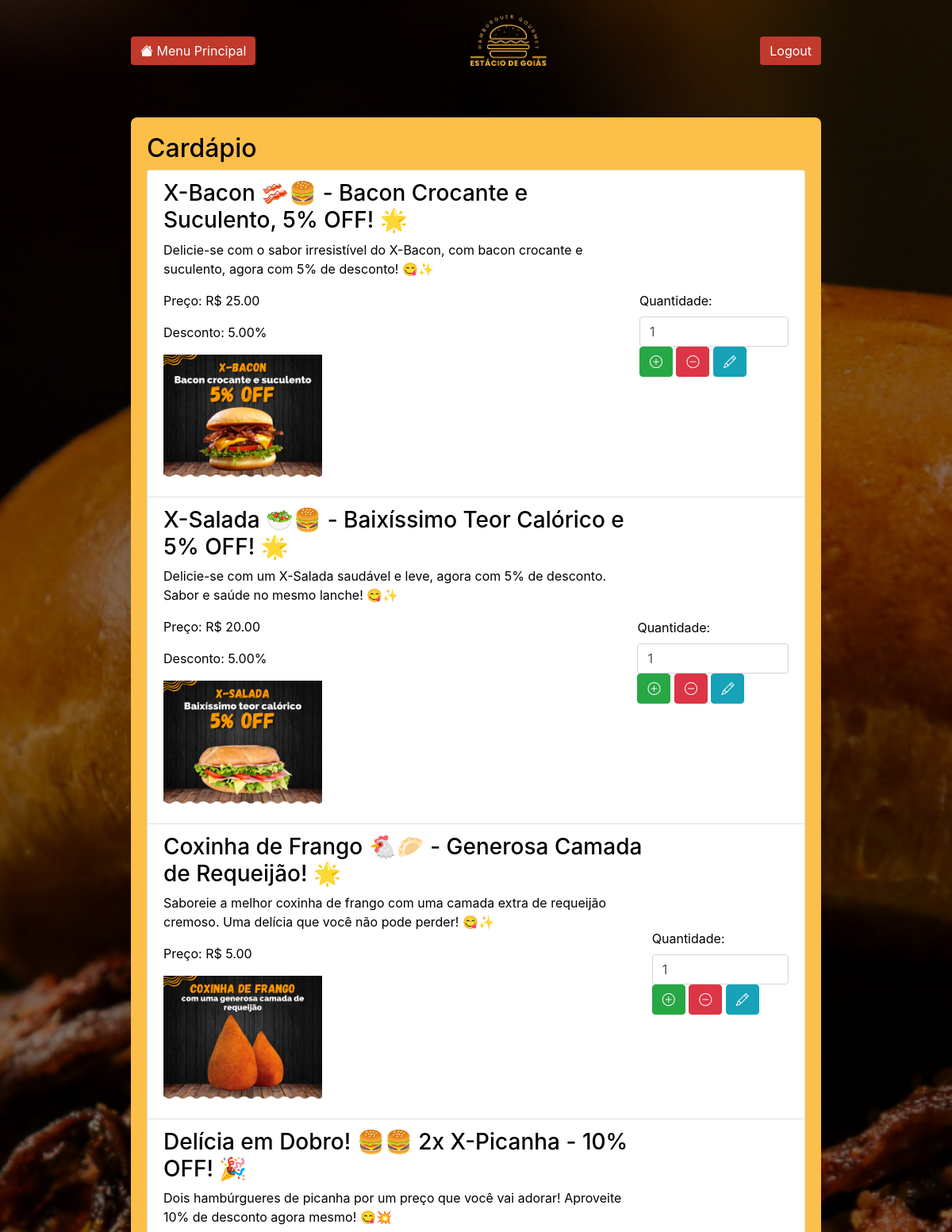
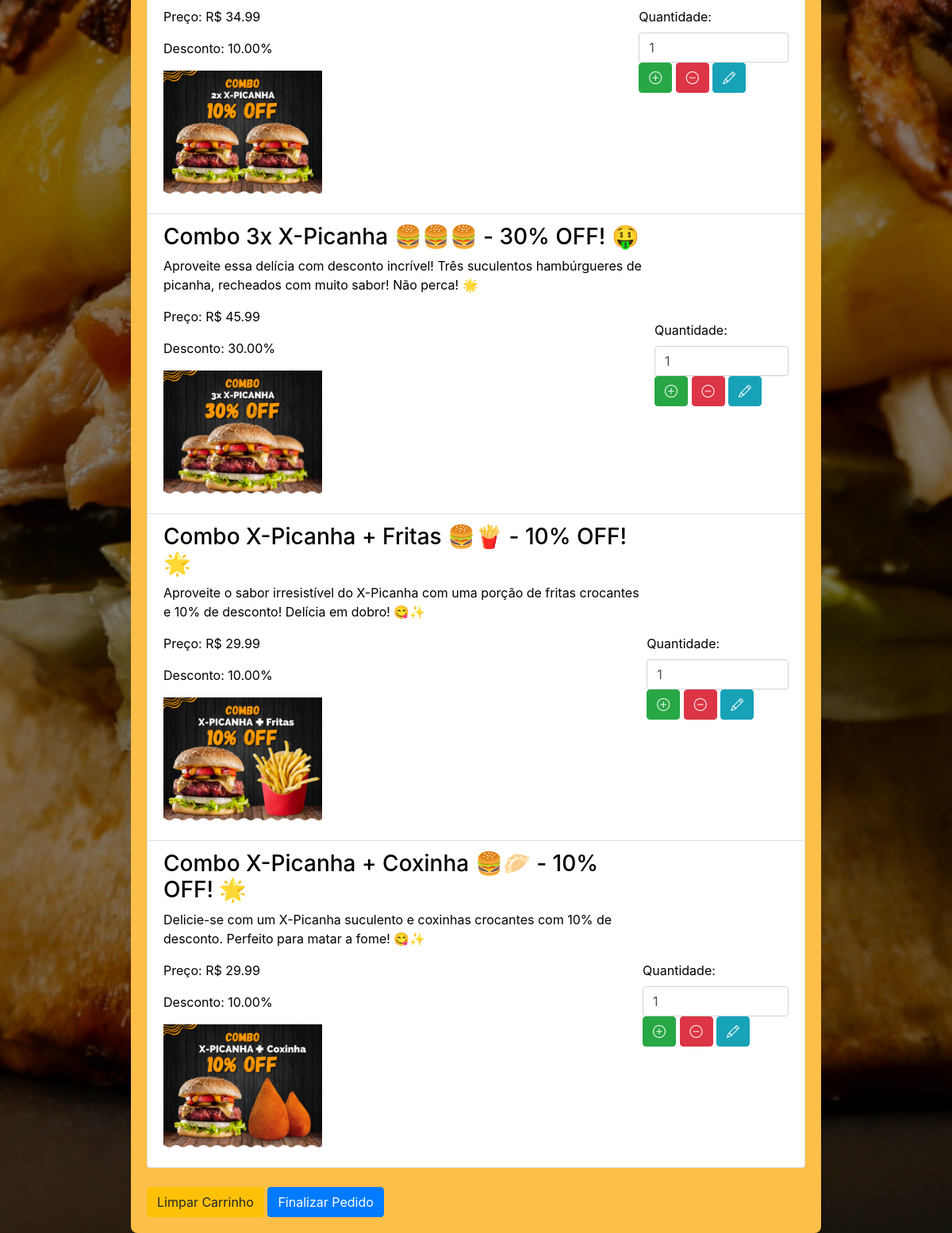
Page /list_pedidos/ (signed in) on the committed database (2 pictures, top to bottom).
### core/models.py (models this page shows, shortened)
class Product(models.Model):
    name = models.CharField(max_length=100)
    description = models.TextField(blank=True)  # Descrição não obrigatória
    price = models.DecimalField(max_digits=10, decimal_places=2)
    image = models.ImageField(upload_to='products/')
    preparation_time = models.IntegerField(default=5)  # Campo para tempo de preparo em minutos com valor padrão
    discount = models.DecimalField(max_digits=5, decimal_places=2, blank=True, null=True)  # Campo para desconto percentual

### core/views.py (the view)
# urls.py: path('list_pedidos/', views.list_pedidos, name='list_pedidos'),
def list_pedidos(request):
    products = Product.objects.all()
    cart = request.session.get('cart', {})
    coupon = request.session.get('coupon', '')
    discount = 0
    total_price = 0
    for product_id, quantity in cart.items():
        product = get_object_or_404(Product, id=product_id)
        product_total = product.price * quantity
        if product.discount:
            product_total *= (1 - product.discount / 100)
        total_price += product_total
    if coupon == "DESC10":
        discount = total_price * 0.1
    if total_price >= 80:
        shipping_cost = 0
    else:
        shipping_cost = 15
    final_price = total_price - discount + shipping_cost
    return render(request, 'core/list_pedidos.html', {
        'products': products,
        'total_price': total_price,
        'discount': discount,
        'shipping_cost': shipping_cost,
        'final_price': final_price,
    })

### core/templates/core/list_pedidos.html (shortened to what this page needs)
{% extends 'core/base.html' %}
{% load cart_tags %}
{% load custom_filters %}
{% block content %}
<h2>Cardápio</h2>
<ul class="list-group">
    {% for product in products %}
    <li class="list-group-item d-flex justify-content-between align-items-center">
        <div>
            <h3>{{ product.name }}</h3>
            <p>{{ product.description }}</p>
            <p>Preço: R$ {{ product.price }}</p>
            {% if product.discount %}
            <p>Desconto: {{ product.discount }}%</p>
            {% endif %}
            <img src="{{ product.image.url }}" alt="{{ product.name }}" width="200">
        </div>
        <div>
            <form action="{% url 'add_to_cart' %}" method="post" style="display:inline;">
                <label for="quantity_{{ product.id }}">Quantidade:</label>
                <input type="number" id="quantity_{{ product.id }}" name="quantity" min="1" value="1" class="form-control">
                <button type="submit" class="btn btn-success">
                    <i class="bi bi-plus-circle"></i>
                </button>
            </form>
            {% if user.is_authenticated %}
            <form action="{% url 'delete_product' %}" method="post" style="display:inline;">
                <button type="submit" class="btn btn-danger">
                    <i class="bi bi-dash-circle"></i>
                </button>
            </form>
            <button type="button" class="btn btn-info" data-toggle="modal" data-target="#editModal-{{ product.id }}">
                <i class="bi bi-pencil"></i>
            </button>
            {% endif %}
        </div>
    </li>
    {% endfor %}
</ul>
<div class="mt-4">
    <form action="{% url 'clear_cart' %}" method="post" style="display:inline;">
        <button type="submit" class="btn btn-warning">Limpar Carrinho</button>
    </form>
    <button type="button" class="btn btn-primary" data-toggle="modal" data-target="#cartModal">
        Finalizar Pedido
    </button>
</div>
{% endblock %}

### core/static/core/style.css (style rules this page uses)
body::before { content: ''; position: fixed; top: 0; left: 0; width: 100%; height: 100%; background: rgba(0, 0, 0, 0.5); z-index: -1; }

### rows in the picture
Product: name "X-Bacon 🥓🍔 - Bacon Crocante e Suculento, 5% OFF! 🌟", description "Delicie-se com o sabor irresistível do X-Bacon, com bacon crocante e suculento, agora com 5% de desconto! 😋✨", price "25.00", discount "5.00", image (picture)
Product: name "X-Salada 🥗🍔 - Baixíssimo Teor Calórico e 5% OFF! 🌟", description "Delicie-se com um X-Salada saudável e leve, agora com 5% de desconto. Sabor e saúde no mesmo lanche! 😋✨", price "20.00", discount "5.00", image (picture)
Product: name "Coxinha de Frango 🐔🥟 - Generosa Camada de Requeijão! 🌟", description "Saboreie a melhor coxinha de frango com uma camada extra de requeijão cremoso. Uma delícia que você não pode perder! 😋✨", price "5.00", image (picture)
Product: name "Delícia em Dobro! 🍔🍔 2x X-Picanha - 10% OFF! 🎉", description "Dois hambúrgueres de picanha por um preço que você vai adorar! Aproveite 10% de desconto agora mesmo! 😋💥", price "34.99", discount "10.00", image (picture)
Product: name "Combo 3x X-Picanha 🍔🍔🍔 - 30% OFF! 🤑", description "Aproveite essa delícia com desconto incrível! Três suculentos hambúrgueres de picanha, recheados com muito sabor! Não perca! 🌟", price "45.99", discount "30.00", image (picture)
Product: name "Combo X-Picanha + Fritas 🍔🍟 - 10% OFF! 🌟", description "Aproveite o sabor irresistível do X-Picanha com uma porção de fritas crocantes e 10% de desconto! Delícia em dobro! 😋✨", price "29.99", discount "10.00", image (picture)
Product: name "Combo X-Picanha + Coxinha 🍔🥟 - 10% OFF! 🌟", description "Delicie-se com um X-Picanha suculento e coxinhas crocantes com 10% de desconto. Perfeito para matar a fome! 😋✨", price "29.99", discount "10.00", image (picture)
